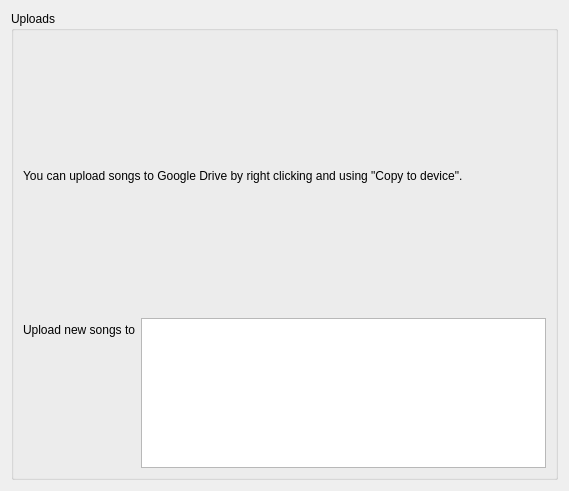
<?xml version="1.0" encoding="UTF-8"?>
<ui version="4.0">
 <class>GoogleDriveSettingsPage</class>
 <widget class="QWidget" name="GoogleDriveSettingsPage">
  <property name="geometry">
   <rect>
    <x>0</x>
    <y>0</y>
    <width>569</width>
    <height>491</height>
   </rect>
  </property>
  <property name="windowTitle">
   <string>Google Drive</string>
  </property>
  <property name="windowIcon">
   <iconset resource="../../data/data.qrc">
    <normaloff>:/providers/googledrive.png</normaloff>:/providers/googledrive.png</iconset>
  </property>
  <layout class="QVBoxLayout" name="verticalLayout_2">
   <item>
    <widget class="QGroupBox" name="groupBox">
     <property name="title">
      <string>Uploads</string>
     </property>
     <layout class="QFormLayout" name="formLayout">
      <item row="0" column="0" colspan="2">
       <widget class="QLabel" name="label">
        <property name="text">
         <string>You can upload songs to Google Drive by right clicking and using &quot;Copy to device&quot;.</string>
        </property>
        <property name="wordWrap">
         <bool>true</bool>
        </property>
       </widget>
      </item>
      <item row="1" column="0">
       <widget class="QLabel" name="label_2">
        <property name="text">
         <string>Upload new songs to</string>
        </property>
       </widget>
      </item>
      <item row="1" column="1">
       <widget class="QTreeView" name="upload_destination">
        <property name="maximumSize">
         <size>
          <width>16777215</width>
          <height>150</height>
         </size>
        </property>
        <property name="editTriggers">
         <set>QAbstractItemView::NoEditTriggers</set>
        </property>
        <property name="rootIsDecorated">
         <bool>false</bool>
        </property>
        <attribute name="headerVisible">
         <bool>false</bool>
        </attribute>
       </widget>
      </item>
     </layout>
    </widget>
   </item>
  </layout>
 </widget>
 <resources>
  <include location="../../data/data.qrc"/>
 </resources>
 <connections/>
</ui>
